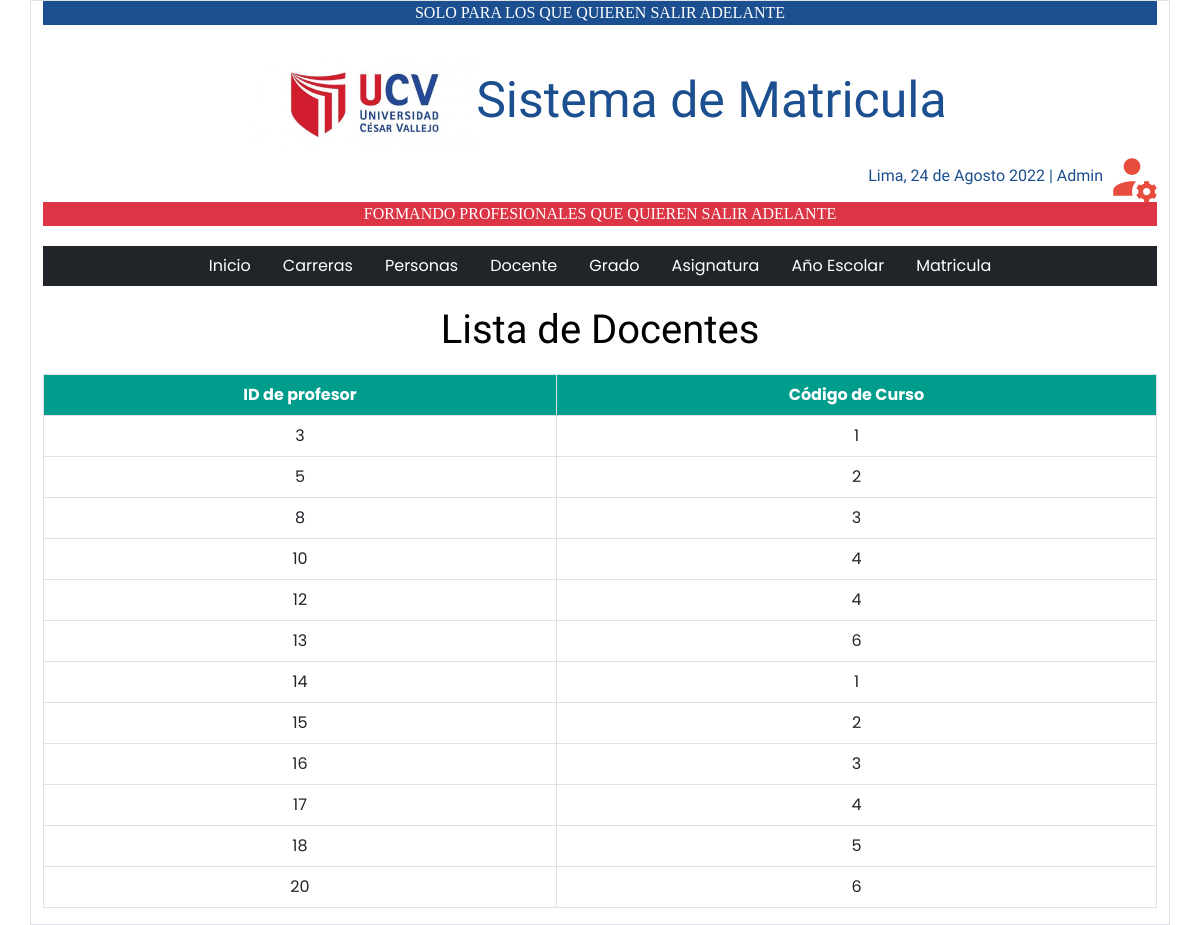
/paginas/docente.php, run on the app's committed database.
### tables this page shows
create table profesor (
id_profesor INT UNSIGNED PRIMARY KEY,
id_departamento INT UNSIGNED NOT NULL,
FOREIGN KEY (id_profesor) REFERENCES persona(id),
FOREIGN KEY (id_departamento) REFERENCES departamento(id)
);

### modelo/conexion.php (the view, shortened to what this page needs)
<?php
class Conexion{
	private $usuario="root";
	private $password="";
	private $servidor="localhost";
	private $base="universidad";
	public function conectar(){
		try{
			$con=new PDO("mysql:host=$this->servidor;dbname=$this->base;",$this->usuario,$this->password);
			$con->setAttribute(PDO::ATTR_ERRMODE,PDO::ERRMODE_EXCEPTION);
			return $con;
		}catch(Exception $e){
			echo "Se encontro un error: ".$e->getMessage();
		}
	}
	public function DocenteList(){
		$cn=$this->conectar();
		$sql="call ProfesorList()";
		$rs=$cn->prepare($sql);
		$rs->execute();
		echo "<table class='table table-hover table-bordered'>";
		echo "<tr bgcolor=#009C8C align=center>";
		echo "<th style='color:white;'>ID de profesor</th><th style='color:white;'>Código de Curso</th></tr>";
		while ($arr_filas=$rs->fetch(PDO::FETCH_ASSOC)) {
			echo "<tr align=center>".
				 "<td>".$arr_filas["id_profesor"]."</td>".
				 "<td>".$arr_filas["id_departamento"]."</td>".
				 "</tr>";
		}
		echo "</table>";
	}
}
?>

### data on the page
profesor: id_profesor "3", id_departamento "1"
profesor: id_profesor "5", id_departamento "2"
profesor: id_profesor "8", id_departamento "3"
profesor: id_profesor "10", id_departamento "4"
profesor: id_profesor "12", id_departamento "4"
profesor: id_profesor "13", id_departamento "6"
profesor: id_profesor "14", id_departamento "1"
profesor: id_profesor "15", id_departamento "2"
profesor: id_profesor "16", id_departamento "3"
profesor: id_profesor "17", id_departamento "4"
profesor: id_profesor "18", id_departamento "5"
profesor: id_profesor "20", id_departamento "6"
